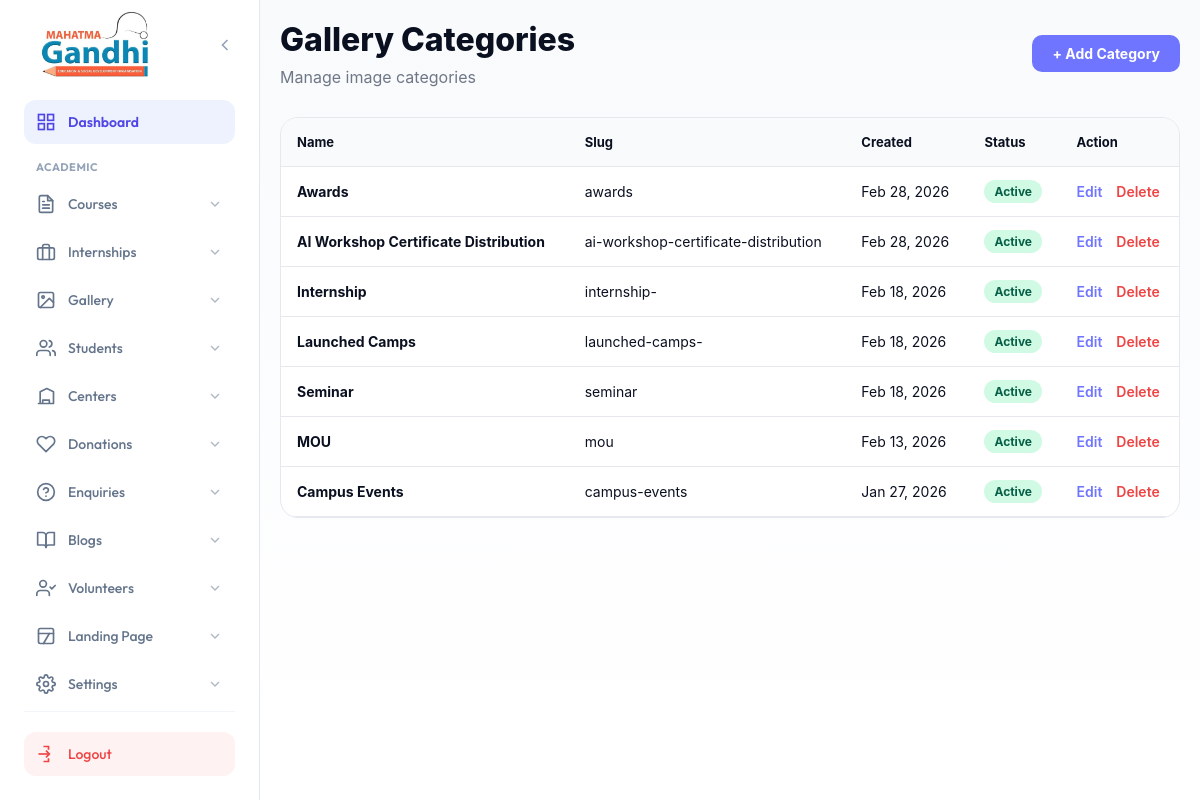
/admin/gallery/manage-gallery-category.php, run on the app's committed database.
### tables this page shows
CREATE TABLE `gallery_categories` (
  `id` int(11) NOT NULL AUTO_INCREMENT,
  `name` varchar(255) NOT NULL,
  `slug` varchar(255) NOT NULL,
  `is_active` tinyint(1) DEFAULT 1,
  `created_at` timestamp NULL DEFAULT current_timestamp(),
  `updated_at` timestamp NULL DEFAULT current_timestamp() ON UPDATE current_timestamp(),
  PRIMARY KEY (`id`),
  UNIQUE KEY `slug` (`slug`)
);

### admin/gallery/manage-gallery-category.php (the view, shortened to what this page needs)
<?php
$conn = getDbConnection();
$sql = "SELECT * FROM gallery_categories ORDER BY created_at DESC";
$result = $conn->query($sql);
include __DIR__ . "/../sidebar.php";
?>
<!DOCTYPE html>
<html lang="en">
<head>
</head>
<body>
    <main class="admin-content">
        <div class="page-header">
            <div>
                <h1 class="page-title">Gallery Categories</h1>
                <p style="color:var(--muted)">Manage image categories</p>
            </div>
            <div style="display:flex; gap:10px">
                <a href="add-gallery-category.php" class="btn btn-primary">+ Add Category</a>
            </div>
        </div>
        <div class="card">
            <table class="table">
                <thead>
                    <tr>
                        <th>Name</th>
                        <th>Slug</th>
                        <th>Created</th>
                        <th>Status</th>
                        <th>Action</th>
                    </tr>
                </thead>
                <tbody>
                    <?php if ($result->num_rows > 0): ?>
                        <?php while($row = $result->fetch_assoc()): ?>
                        <tr>
                            <td>
                                <div style="font-weight:700"><?php echo htmlspecialchars($row['name']); ?></div>
                            </td>
                            <td><?php echo htmlspecialchars($row['slug']); ?></td>
                            <td><?php echo date('M d, Y', strtotime($row['created_at'])); ?></td>
                            <td>
                                <span class="badge <?php echo $row['is_active'] ? 'active' : 'inactive'; ?>">
                                    <?php echo $row['is_active'] ? 'Active' : 'Inactive'; ?>
                                </span>
                            </td>
                            <td>
                                <a href="edit-gallery-category.php?id=<?php echo $row['id']; ?>" style="color:var(--indigo);font-weight:600;text-decoration:none; margin-right: 10px;">Edit</a>
                                <a href="manage-gallery-category.php?delete=<?php echo $row['id']; ?>" onclick="return confirm('Are you sure?')" style="color:#ef4444;font-weight:600;text-decoration:none">Delete</a>
                            </td>
                        </tr>
                        <?php endwhile; ?>
                    <?php else: ?>
                        <tr><td colspan="5" style="text-align:center;padding:40px;color:var(--muted)">No categories found.</td></tr>
                    <?php endif; ?>
                </tbody>
            </table>
        </div>
    </main>
</body>
</html>

### admin/sidebar.php (style rules this page uses)
:root { --admin-primary: #4f46e5; --admin-primary-dark: #3730a3; --admin-primary-soft: #eef2ff; --admin-hover-bg: #f5f3ff; --text-main: #1e293b; --text-light: #64748b; --sidebar-w: 260px; --transition: all 0.3s cubic-bezier(0.4, 0, 0.2, 1); --shadow-glow: 0 10px 15px -3px rgba(79, 70, 229, 0.2); }

### admin/gallery/manage-gallery-category.php (style rules this page uses)
:root { --active:#22c55e;--indigo:#6f75ff;--line:#e6e8ee;--text:#0b1020;--muted:#6f7787 }
* { margin:0;padding:0;box-sizing:border-box }
body { font-family:-apple-system,BlinkMacSystemFont,'Segoe UI',Roboto,sans-serif;background:linear-gradient(180deg,#f8fafc 0%,#ffffff 100%);color:var(--text) }
.admin-content { margin-left:260px;min-height:100vh;padding:20px }
.page-header { margin-bottom:30px; display: flex; justify-content: space-between; align-items: center; }
.page-title { font-size:32px;font-weight:800;color:var(--text);margin-bottom:8px; }
.btn { padding:10px 20px;border-radius:10px;text-decoration:none;font-weight:700;display:inline-flex;align-items:center;gap:8px;font-size:14px;transition:0.2s; }
.btn-primary { background:var(--indigo);color:#fff; }
.card { background:#fff;border:1px solid var(--line);border-radius:18px;overflow:hidden; }
.table { width:100%;border-collapse:collapse; }
.table th { text-align:left;padding:16px;background:#f8fafc;font-size:13px;font-weight:700;border-bottom:1px solid var(--line); }
.table td { padding:16px;border-bottom:1px solid var(--line);font-size:14px; }
.badge { padding:4px 10px;border-radius:999px;font-size:12px;font-weight:700; }
.badge.active { background:#d1fae5;color:#065f46; }

### data on the page
gallery_categories: name "Awards", slug "awards", created_at "Feb 28, 2026", is_active "Active"
gallery_categories: name "AI Workshop Certificate Distribution", slug "ai-workshop-certificate-distribution", created_at "Feb 28, 2026", is_active "Active"
gallery_categories: name "Internship", slug "internship-", created_at "Feb 18, 2026", is_active "Active"
gallery_categories: name "Launched Camps", slug "launched-camps-", created_at "Feb 18, 2026", is_active "Active"
gallery_categories: name "Seminar", slug "seminar", created_at "Feb 18, 2026", is_active "Active"
gallery_categories: name "MOU", slug "mou", created_at "Feb 13, 2026", is_active "Active"
gallery_categories: name "Campus Events", slug "campus-events", created_at "Jan 27, 2026", is_active "Active"
